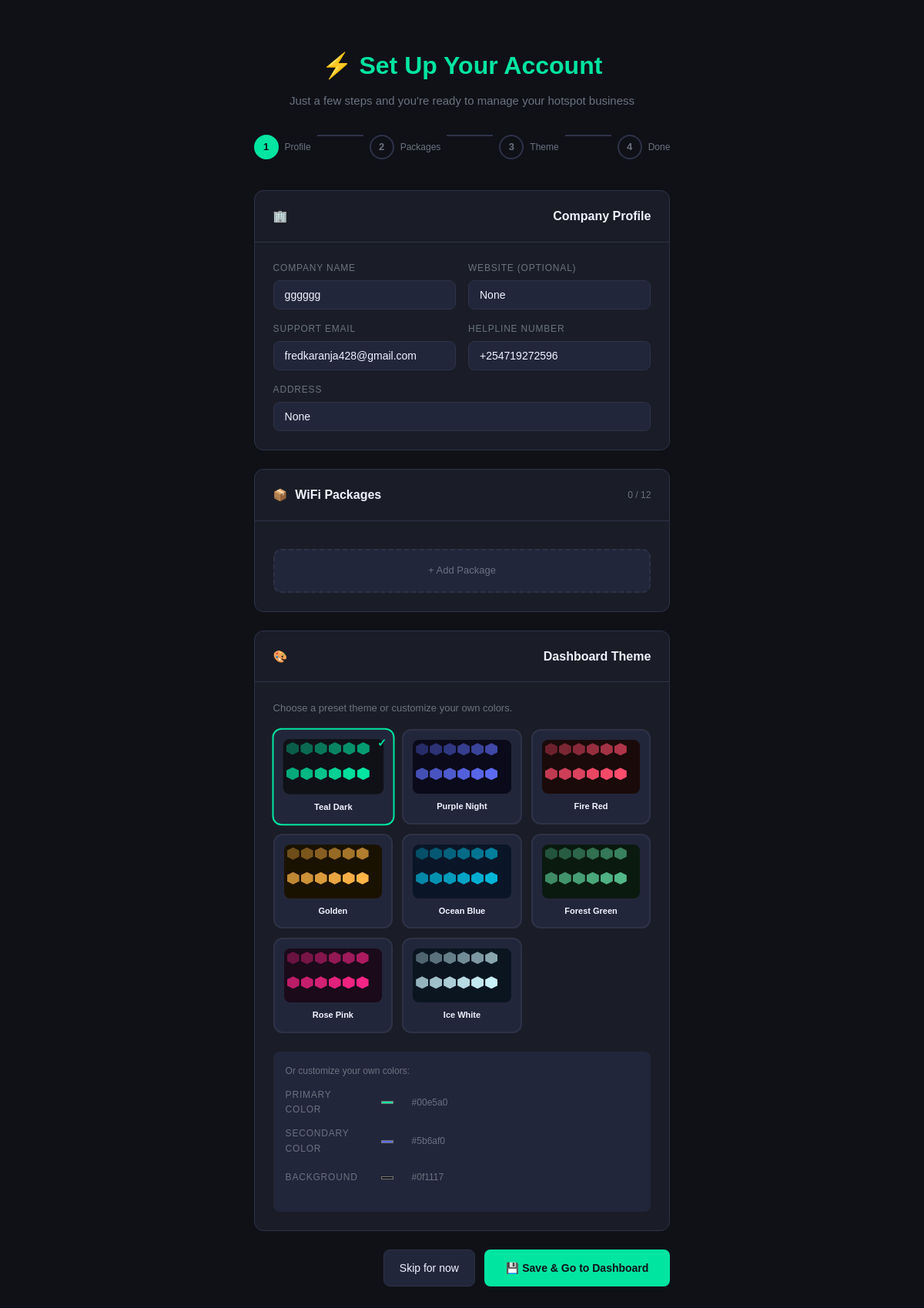
/isp/setup (signed in), run on the app's committed database.
### billing_system/security/isp_models.py (models this page shows, shortened)
class Organization(Base):
    __tablename__ = "organizations"
    id               = Column(String(36), primary_key=True, default=_uuid)
    company_name     = Column(String(255), nullable=False)
    slug             = Column(String(100), unique=True, nullable=False, index=True)
    owner_id         = Column(String(36), ForeignKey("users.id"), nullable=False)
    status           = Column(Enum(ISPStatus), nullable=False, default=ISPStatus.PENDING)
    subscription_plan= Column(Enum(SubscriptionPlan), nullable=False, default=SubscriptionPlan.STARTER)
    email            = Column(String(255), nullable=False)
    helpline         = Column(String(30), nullable=True)
    address          = Column(Text, nullable=True)
    website          = Column(String(255), nullable=True)
    logo_url         = Column(String(500), nullable=True)
    theme_primary    = Column(String(7), nullable=False, default="#00e5a0")
    theme_secondary  = Column(String(7), nullable=False, default="#5b6af0")
    theme_bg         = Column(String(7), nullable=False, default="#0f1117")
    theme_pattern    = Column(String(50), nullable=False, default="hexagon_teal")
    trial_ends_at    = Column(DateTime(timezone=True), nullable=True)
    subscribed_at    = Column(DateTime(timezone=True), nullable=True)
    next_billing_at  = Column(DateTime(timezone=True), nullable=True)
    monthly_fee      = Column(Numeric(10, 2), nullable=False, default=1500)
    max_customers    = Column(Integer, nullable=False, default=50)
    max_packages     = Column(Integer, nullable=False, default=12)
    created_at       = Column(DateTime(timezone=True), nullable=False, default=_now)
    updated_at       = Column(DateTime(timezone=True), nullable=False, default=_now, onupdate=_now)
    owner    = relationship("User", foreign_keys=[owner_id])
    packages = relationship("ISPPackage", back_populates="org", cascade="all, delete-orphan")

### billing_system/security/isp_routes.py (the view)
@router.get("/setup", response_class=HTMLResponse)
def setup_page(request: Request, db: Session = Depends(get_db_dep)):
    user = get_current_user_from_cookie(request, db)
    if not user:
        return RedirectResponse("/auth/login", status_code=303)
    org = db.query(Organization).filter_by(owner_id=user.id).first()
    return render("isp_setup.html", org=org, user=user)

### billing_system/templates/isp_setup.html (shortened to what this page needs)
<!DOCTYPE html>
<html lang="en">
<head>
  <link rel="stylesheet" href="/static/css/style.css">
</head>
<body>
<div class="setup-container">
  <div class="setup-header">
    <h1>⚡ Set Up Your Account</h1>
    <p>Just a few steps and you're ready to manage your hotspot business</p>
  </div>
  <div class="steps-bar">
    <div class="step-item">
      <div class="step-circle active">1</div>
      <div class="step-label">Profile</div>
    </div>
    <div class="step-line"></div>
    <div class="step-item">
      <div class="step-circle">2</div>
      <div class="step-label">Packages</div>
    </div>
    <div class="step-line"></div>
    <div class="step-item">
      <div class="step-circle">3</div>
      <div class="step-label">Theme</div>
    </div>
    <div class="step-line"></div>
    <div class="step-item">
      <div class="step-circle">4</div>
      <div class="step-label">Done</div>
    </div>
  </div>
  <form method="POST" action="/isp/setup/save">
    <div class="card">
      <div class="card-header">
        <span>🏢</span><h3>Company Profile</h3>
      </div>
      <div class="card-body">
        <div style="display:grid;grid-template-columns:1fr 1fr;gap:16px;">
          <div class="form-group">
            <label>Company Name</label>
            <input type="text" name="company_name" value="{{ org.company_name if org else '' }}" required>
          </div>
          <div class="form-group">
            <label>Website (optional)</label>
            <input type="text" name="website" placeholder="https://yourcompany.co.ke" value="{{ org.website if org else '' }}">
          </div>
          <div class="form-group">
            <label>Support Email</label>
            <input type="email" name="email" value="{{ org.email if org else '' }}" required>
          </div>
          <div class="form-group">
            <label>Helpline Number</label>
            <input type="text" name="helpline" placeholder="+254712345678" value="{{ org.helpline if org else '' }}">
          </div>
          <div class="form-group" style="grid-column:1/-1;">
            <label>Address</label>
            <input type="text" name="address" placeholder="Nairobi, Kenya" value="{{ org.address if org else '' }}">
          </div>
        </div>
      </div>
    </div>
    <div class="card">
      <div class="card-header">
        <span>📦</span>
        <h3>WiFi Packages</h3>
        <span style="margin-left:auto;font-size:12px;color:var(--muted);" id="pkg-count">0 / 12</span>
      </div>
      <div class="card-body">
        <div class="add-pkg-btn" id="add-pkg-btn" onclick="openModal()" style="margin-top:12px;">
          + Add Package
        </div>
      </div>
    </div>
    <div class="card">
      <div class="card-header">
        <span>🎨</span><h3>Dashboard Theme</h3>
      </div>
      <div class="card-body">
        <p style="font-size:13px;color:var(--muted);margin-bottom:16px;">
          Choose a preset theme or customize your own colors.
        </p>
        <div class="theme-grid" id="theme-grid">
          <div class="theme-option selected" data-theme="hexagon_teal" onclick="selectTheme(this,'#00e5a0','#5b6af0','#0f1117')">
            <div class="theme-preview" style="background:#0f1117;">
              <div class="hex-pattern">
                {% for i in range(12) %}<div class="hex-small" style="background:#00e5a0;opacity:{{ 0.3 + (loop.index * 0.06) }};"></div>{% endfor %}
              </div>
            </div>
            <div class="theme-name">Teal Dark</div>
          </div>
          <div class="theme-option" data-theme="hexagon_purple" onclick="selectTheme(this,'#5b6af0','#00e5a0','#0a0a1a')">
            <div class="theme-preview" style="background:#0a0a1a;">
              <div class="hex-pattern">
                {% for i in range(12) %}<div class="hex-small" style="background:#5b6af0;opacity:{{ 0.3 + (loop.index * 0.06) }};"></div>{% endfor %}
              </div>
            </div>
            <div class="theme-name">Purple Night</div>
          </div>
          <div class="theme-option" data-theme="hexagon_fire" onclick="selectTheme(this,'#ff4d6d','#ffb547','#1a0a0a')">
            <div class="theme-preview" style="background:#1a0a0a;">
              <div class="hex-pattern">
                {% for i in range(12) %}<div class="hex-small" style="background:#ff4d6d;opacity:{{ 0.3 + (loop.index * 0.06) }};"></div>{% endfor %}
              </div>
            </div>
            <div class="theme-name">Fire Red</div>
          </div>
          <div class="theme-option" data-theme="hexagon_gold" onclick="selectTheme(this,'#ffb547','#ff4d6d','#1a1200')">
            <div class="theme-preview" style="background:#1a1200;">
              <div class="hex-pattern">
                {% for i in range(12) %}<div class="hex-small" style="background:#ffb547;opacity:{{ 0.3 + (loop.index * 0.06) }};"></div>{% endfor %}
              </div>
            </div>
            <div class="theme-name">Golden</div>
          </div>
          <div class="theme-option" data-theme="hexagon_ocean" onclick="selectTheme(this,'#00b4d8','#0077b6','#0a1628')">
            <div class="theme-preview" style="background:#0a1628;">
              <div class="hex-pattern">
                {% for i in range(12) %}<div class="hex-small" style="background:#00b4d8;opacity:{{ 0.3 + (loop.index * 0.06) }};"></div>{% endfor %}
              </div>
            </div>
            <div class="theme-name">Ocean Blue</div>
          </div>
          <div class="theme-option" data-theme="hexagon_forest" onclick="selectTheme(this,'#52b788','#1b4332','#0a1a0f')">
            <div class="theme-preview" style="background:#0a1a0f;">
              <div class="hex-pattern">
                {% for i in range(12) %}<div class="hex-small" style="background:#52b788;opacity:{{ 0.3 + (loop.index * 0.06) }};"></div>{% endfor %}
              </div>
            </div>
            <div class="theme-name">Forest Green</div>
          </div>
          <div class="theme-option" data-theme="hexagon_rose" onclick="selectTheme(this,'#f72585','#7209b7','#1a0a1a')">
            <div class="theme-preview" style="background:#1a0a1a;">
              <div class="hex-pattern">
                {% for i in range(12) %}<div class="hex-small" style="background:#f72585;opacity:{{ 0.3 + (loop.index * 0.06) }};"></div>{% endfor %}
              </div>
            </div>
            <div class="theme-name">Rose Pink</div>
          </div>
          <div class="theme-option" data-theme="hexagon_ice" onclick="selectTheme(this,'#caf0f8','#90e0ef','#0a1520')">
            <div class="theme-preview" style="background:#0a1520;">
              <div class="hex-pattern">
                {% for i in range(12) %}<div class="hex-small" style="background:#caf0f8;opacity:{{ 0.3 + (loop.index * 0.06) }};"></div>{% endfor %}
              </div>
            </div>
            <div class="theme-name">Ice White</div>
          </div>
        </div>
        <div style="background:var(--surface2);border-radius:8px;padding:16px;margin-top:8px;">
          <div style="font-size:12px;color:var(--muted);margin-bottom:12px;">Or customize your own colors:</div>
          <div class="color-row">
            <label>Primary Color</label>
            <input type="color" id="color-primary" value="#00e5a0" oninput="updateCustomTheme()">
            <span id="color-primary-hex" style="font-size:12px;color:var(--muted);">#00e5a0</span>
          </div>
          <div class="color-row">
            <label>Secondary Color</label>
            <input type="color" id="color-secondary" value="#5b6af0" oninput="updateCustomTheme()">
            <span id="color-secondary-hex" style="font-size:12px;color:var(--muted);">#5b6af0</span>
          </div>
          <div class="color-row">
            <label>Background</label>
            <input type="color" id="color-bg" value="#0f1117" oninput="updateCustomTheme()">
            <span id="color-bg-hex" style="font-size:12px;color:var(--muted);">#0f1117</span>
          </div>
        </div>
      </div>
    </div>
    <div style="display:flex;gap:12px;justify-content:flex-end;margin-bottom:40px;">
      <a href="/" class="btn-skip">Skip for now</a>
      <button type="submit" class="btn-save">💾 Save & Go to Dashboard</button>
    </div>
  </form>
</div>
</body>
</html>

### billing_system/static/css/style.css (style rules this page uses)
*, *::before, *::after { box-sizing: border-box; margin: 0; padding: 0; }
:root { --bg: #0f1117; --surface: #1a1d27; --surface2: #22263a; --border: #2e3248; --accent: #00e5a0; --accent2: #5b6af0; --danger: #ff4d6d; --warning: #ffb547; --text: #f0f2ff; --muted: #6b7280; --font-display: 'Arial Black', 'Arial Bold', Gadget, sans-serif; --font-body: 'Arial', sans-serif; }
body { background: var(--bg); color: var(--text); font-family: var(--font-body); font-size: 15px; line-height: 1.6; min-height: 100vh; display: flex; }
.card { background: var(--surface); border: 1px solid var(--border); border-radius: 12px; overflow: hidden; margin-bottom: 24px; }
.card-header { padding: 16px 20px; border-bottom: 1px solid var(--border); display: flex; align-items: center; justify-content: space-between; }
.card-header h3 { font-family: var(--font-display); font-size: 15px; font-weight: 700; }
.form-group { display: flex; flex-direction: column; gap: 6px; }
label { font-size: 12px; color: var(--muted); text-transform: uppercase; letter-spacing: 0.8px; font-weight: 500; }
input, select, textarea { background: var(--surface2); border: 1px solid var(--border); border-radius: 8px; padding: 10px 14px; color: var(--text); font-family: var(--font-body); font-size: 14px; transition: border-color 0.15s; width: 100%; }

### billing_system/templates/isp_setup.html (style rules this page uses)
body { background:var(--bg); padding:20px; }
.setup-container { max-width:900px; margin:0 auto; }
.setup-header { text-align:center; padding:40px 0 32px; }
.setup-header h1 { font-family:var(--font-display); font-size:32px; font-weight:800; color:var(--accent); }
.setup-header p { color:var(--muted); margin-top:8px; }
.steps-bar { display:flex; justify-content:center; gap:0; margin-bottom:40px; }
.step-item { display:flex; align-items:center; gap:8px; }
.step-circle { width:32px; height:32px; border-radius:50%; display:flex; align-items:center; justify-content:center; font-size:13px; font-weight:700; border:2px solid var(--border); color:var(--muted); }
.step-circle.active { background:var(--accent); color:#0f1117; border-color:var(--accent); }
.step-label { font-size:12px; color:var(--muted); }
.step-line { width:60px; height:2px; background:var(--border); margin:0 8px; }
.card { background:var(--surface); border:1px solid var(--border); border-radius:12px; margin-bottom:24px; overflow:hidden; }
.card-header { padding:20px 24px; border-bottom:1px solid var(--border); display:flex; align-items:center; gap:10px; }
.card-header h3 { font-family:var(--font-display); font-size:16px; font-weight:700; }
.card-body { padding:24px; }
.theme-grid { display:grid; grid-template-columns:repeat(auto-fill,minmax(120px,1fr)); gap:12px; margin-bottom:24px; }
.theme-option { background:var(--surface2); border:2px solid var(--border); border-radius:12px; padding:12px; cursor:pointer; text-align:center; transition:all 0.15s; position:relative; overflow:hidden; }
.theme-option:hover,.theme-option.selected { border-color:var(--accent); transform:scale(1.02); }
.theme-option.selected::after { content:'✓'; position:absolute; top:6px; right:8px; color:var(--accent); font-weight:bold; font-size:14px; }
.theme-preview { width:100%; height:70px; border-radius:8px; margin-bottom:8px; display:flex; align-items:center; justify-content:center; position:relative; overflow:hidden; }
.theme-name { font-size:11px; font-weight:600; color:var(--text); }
.hex-pattern { position:absolute; inset:0; display:flex; flex-wrap:wrap; gap:2px; padding:4px; }
.hex-small { width:16px; height:16px; clip-path:polygon(50% 0%,100% 25%,100% 75%,50% 100%,0% 75%,0% 25%); flex-shrink:0; }
.add-pkg-btn { background:var(--surface2); border:2px dashed var(--border); border-radius:10px; padding:16px; text-align:center; cursor:pointer; color:var(--muted); font-size:13px; transition:all 0.15s; }
.color-row { display:flex; gap:8px; align-items:center; margin-bottom:12px; }
.color-row label { font-size:12px; color:var(--muted); width:100px; }
.color-row input[type=color] { width:48px; height:32px; border:none; border-radius:6px; cursor:pointer; background:none; }
.btn-save { background:var(--accent); color:#0f1117; border:none; padding:12px 28px; border-radius:8px; font-size:14px; font-weight:700; cursor:pointer; font-family:var(--font-body); }
.btn-skip { background:var(--surface2); color:var(--text); border:1px solid var(--border); padding:12px 20px; border-radius:8px; font-size:14px; cursor:pointer; font-family:var(--font-body); text-decoration:none; display:inline-block; }

### data on the page
Organization: company_name "gggggg", website "None", email "fredkaranja428@gmail.com", helpline "+254719272596", address "None"
